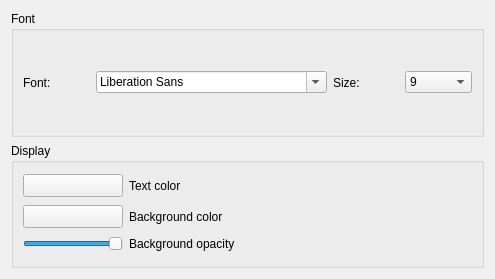
<?xml version="1.0" encoding="UTF-8"?>
<ui version="4.0">
 <class>mafInterpreterPreferencesWidget</class>
 <widget class="QWidget" name="mafInterpreterPreferencesWidget">
  <property name="geometry">
   <rect>
    <x>0</x>
    <y>0</y>
    <width>495</width>
    <height>279</height>
   </rect>
  </property>
  <property name="windowTitle">
   <string>Form</string>
  </property>
  <layout class="QVBoxLayout" name="verticalLayout">
   <item>
    <widget class="QGroupBox" name="fontGroupBox">
     <property name="title">
      <string>Font</string>
     </property>
     <layout class="QHBoxLayout" name="horizontalLayout">
      <item>
       <widget class="QLabel" name="fontLabel">
        <property name="text">
         <string>Font:</string>
        </property>
        <property name="buddy">
         <cstring>fontComboBox</cstring>
        </property>
       </widget>
      </item>
      <item>
       <widget class="QFontComboBox" name="fontComboBox"/>
      </item>
      <item>
       <widget class="QLabel" name="sizeLabel">
        <property name="text">
         <string>Size:</string>
        </property>
        <property name="buddy">
         <cstring>sizeComboBox</cstring>
        </property>
       </widget>
      </item>
      <item>
       <widget class="QComboBox" name="sizeComboBox">
        <property name="currentIndex">
         <number>2</number>
        </property>
        <item>
         <property name="text">
          <string>6</string>
         </property>
        </item>
        <item>
         <property name="text">
          <string>8</string>
         </property>
        </item>
        <item>
         <property name="text">
          <string>9</string>
         </property>
        </item>
        <item>
         <property name="text">
          <string>10</string>
         </property>
        </item>
        <item>
         <property name="text">
          <string>11</string>
         </property>
        </item>
        <item>
         <property name="text">
          <string>12</string>
         </property>
        </item>
        <item>
         <property name="text">
          <string>14</string>
         </property>
        </item>
        <item>
         <property name="text">
          <string>16</string>
         </property>
        </item>
        <item>
         <property name="text">
          <string>18</string>
         </property>
        </item>
       </widget>
      </item>
     </layout>
    </widget>
   </item>
   <item>
    <layout class="QHBoxLayout" name="bottomLayout">
     <item>
      <widget class="QGroupBox" name="displayGroupBox">
       <property name="title">
        <string>Display</string>
       </property>
       <layout class="QGridLayout" name="gridLayout">
        <item row="0" column="0">
         <widget class="QToolButton" name="textColorToolButton">
          <property name="minimumSize">
           <size>
            <width>100</width>
            <height>0</height>
           </size>
          </property>
          <property name="maximumSize">
           <size>
            <width>100</width>
            <height>16777215</height>
           </size>
          </property>
         </widget>
        </item>
        <item row="0" column="1">
         <widget class="QLabel" name="textColorLabel">
          <property name="text">
           <string>Text color</string>
          </property>
         </widget>
        </item>
        <item row="1" column="0">
         <widget class="QToolButton" name="backgroundColorToolButton">
          <property name="minimumSize">
           <size>
            <width>100</width>
            <height>0</height>
           </size>
          </property>
          <property name="maximumSize">
           <size>
            <width>100</width>
            <height>16777215</height>
           </size>
          </property>
         </widget>
        </item>
        <item row="1" column="1">
         <widget class="QLabel" name="backgroundColorLabel">
          <property name="text">
           <string>Background color</string>
          </property>
         </widget>
        </item>
        <item row="2" column="0">
         <widget class="QSlider" name="backgroundOpacitySlider">
          <property name="minimumSize">
           <size>
            <width>100</width>
            <height>0</height>
           </size>
          </property>
          <property name="maximumSize">
           <size>
            <width>100</width>
            <height>16777215</height>
           </size>
          </property>
          <property name="maximum">
           <number>255</number>
          </property>
          <property name="value">
           <number>255</number>
          </property>
          <property name="orientation">
           <enum>Qt::Horizontal</enum>
          </property>
         </widget>
        </item>
        <item row="2" column="1">
         <widget class="QLabel" name="backgroundOpacityLabel">
          <property name="text">
           <string>Background opacity</string>
          </property>
         </widget>
        </item>
       </layout>
      </widget>
     </item>
    </layout>
   </item>
  </layout>
 </widget>
 <resources/>
 <connections/>
</ui>
